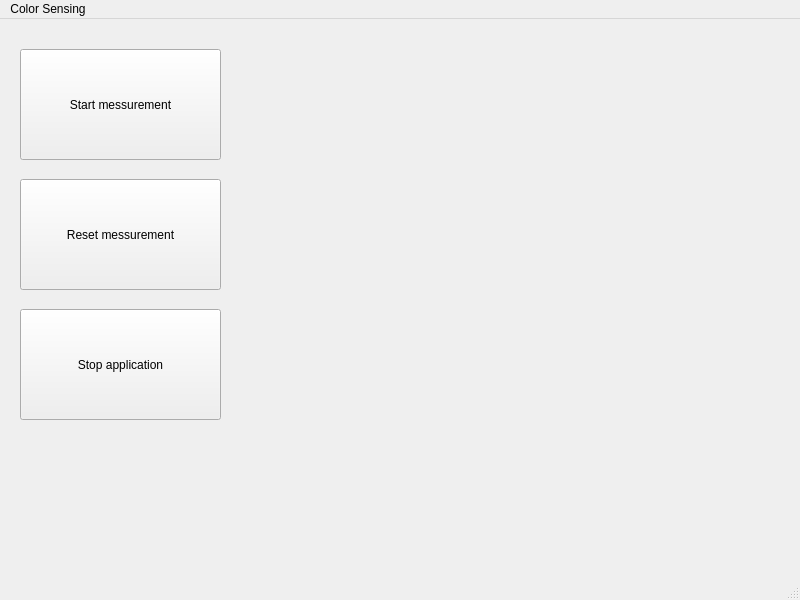
<?xml version="1.0" encoding="UTF-8"?>
<ui version="4.0">
 <class>MainWindow</class>
 <widget class="QMainWindow" name="MainWindow">
  <property name="geometry">
   <rect>
    <x>0</x>
    <y>0</y>
    <width>800</width>
    <height>600</height>
   </rect>
  </property>
  <property name="windowTitle">
   <string>MainWindow</string>
  </property>
  <property name="styleSheet">
   <string notr="true"/>
  </property>
  <property name="iconSize">
   <size>
    <width>24</width>
    <height>30</height>
   </size>
  </property>
  <property name="documentMode">
   <bool>false</bool>
  </property>
  <property name="tabShape">
   <enum>QTabWidget::Rounded</enum>
  </property>
  <widget class="QWidget" name="centralWidget">
   <widget class="QPushButton" name="pushButton">
    <property name="geometry">
     <rect>
      <x>20</x>
      <y>30</y>
      <width>201</width>
      <height>111</height>
     </rect>
    </property>
    <property name="styleSheet">
     <string notr="true"/>
    </property>
    <property name="text">
     <string>Start messurement</string>
    </property>
   </widget>
   <widget class="QPushButton" name="pushButton_2">
    <property name="geometry">
     <rect>
      <x>20</x>
      <y>290</y>
      <width>201</width>
      <height>111</height>
     </rect>
    </property>
    <property name="styleSheet">
     <string notr="true"/>
    </property>
    <property name="text">
     <string>Stop application</string>
    </property>
   </widget>
   <widget class="QPushButton" name="pushButton_3">
    <property name="geometry">
     <rect>
      <x>20</x>
      <y>160</y>
      <width>201</width>
      <height>111</height>
     </rect>
    </property>
    <property name="styleSheet">
     <string notr="true"/>
    </property>
    <property name="text">
     <string>Reset messurement</string>
    </property>
   </widget>
  </widget>
  <widget class="QMenuBar" name="menuBar">
   <property name="geometry">
    <rect>
     <x>0</x>
     <y>0</y>
     <width>800</width>
     <height>22</height>
    </rect>
   </property>
   <widget class="QMenu" name="menuColor_Sensing">
    <property name="title">
     <string>Color Sensing</string>
    </property>
   </widget>
   <addaction name="menuColor_Sensing"/>
  </widget>
  <widget class="QStatusBar" name="statusBar"/>
 </widget>
 <layoutdefault spacing="6" margin="11"/>
 <resources/>
 <connections/>
</ui>
